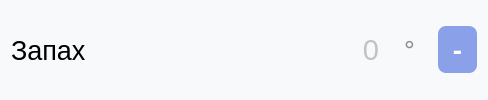
                     <widget class="QWidget" name="widget_36" native="true">
                      <property name="font">
                       <font>
                        <pointsize>36</pointsize>
                       </font>
                      </property>
                      <property name="styleSheet">
                       <string notr="true">border-radius: 8px;
background-color:rgb(248, 249, 251);
color: rgb(140, 139, 139);</string>
                      </property>
                      <layout class="QHBoxLayout" name="horizontalLayout_62">
                       <item>
                        <widget class="QLabel" name="smell">
                         <property name="minimumSize">
                          <size>
                           <width>0</width>
                           <height>0</height>
                          </size>
                         </property>
                         <property name="maximumSize">
                          <size>
                           <width>16777215</width>
                           <height>16777215</height>
                          </size>
                         </property>
                         <property name="font">
                          <font>
                           <pointsize>20</pointsize>
                          </font>
                         </property>
                         <property name="styleSheet">
                          <string notr="true">background-color:rgb(248, 249, 251);
color: rgb(0, 0, 0);
margin-right: 0px;
</string>
                         </property>
                         <property name="inputMethodHints">
                          <set>Qt::ImhNone</set>
                         </property>
                         <property name="text">
                          <string>Запах</string>
                         </property>
                         <property name="wordWrap">
                          <bool>true</bool>
                         </property>
                        </widget>
                       </item>
                       <item>
                        <widget class="QLineEdit" name="value_smell">
                         <property name="minimumSize">
                          <size>
                           <width>0</width>
                           <height>0</height>
                          </size>
                         </property>
                         <property name="font">
                          <font>
                           <family>MS Shell Dlg 2</family>
                           <pointsize>22</pointsize>
                           <weight>50</weight>
                           <italic>false</italic>
                           <bold>false</bold>
                           <strikeout>false</strikeout>
                          </font>
                         </property>
                         <property name="styleSheet">
                          <string notr="true">background-color:rgb(248, 249, 251);
color: rgb(140, 139, 139);
outline: 0px;
padding-left: 10px;
margin-left: 20px;
margin-right: 10px;
border-top-left-radius: 0px;
border-bottom-left-radius: 00px;
border: none;

</string>
                         </property>
                         <property name="alignment">
                          <set>Qt::AlignRight|Qt::AlignTrailing|Qt::AlignVCenter</set>
                         </property>
                         <property name="placeholderText">
                          <string>0</string>
                         </property>
                        </widget>
                       </item>
                       <item>
                        <widget class="QLabel" name="dimension_smell">
                         <property name="font">
                          <font>
                           <pointsize>20</pointsize>
                          </font>
                         </property>
                         <property name="styleSheet">
                          <string notr="true">margin-right: 10px;
</string>
                         </property>
                         <property name="text">
                          <string>°</string>
                         </property>
                        </widget>
                       </item>
                       <item>
                        <widget class="QPushButton" name="clean_smell">
                         <property name="font">
                          <font>
                           <family>Montserrat</family>
                           <pointsize>20</pointsize>
                           <weight>75</weight>
                           <bold>true</bold>
                          </font>
                         </property>
                         <property name="styleSheet">
                          <string notr="true">QPushButton {
background-color:rgb(138, 161, 233);
color:rgb(255, 255, 255);
font-weight: 600;
border-radius: 8px;
padding: 5px 15px;
outline: 0px;
}
QPushButton:hover{
background-color: rgb(125, 143, 202);
}</string>
                         </property>
                         <property name="text">
                          <string>-</string>
                         </property>
                        </widget>
                       </item>
                      </layout>
                     </widget>
